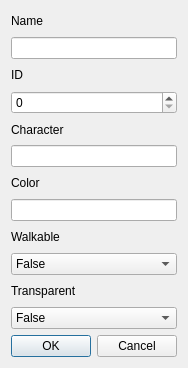
<?xml version="1.0" encoding="UTF-8"?>
<ui version="4.0">
 <class>TileEditDlg</class>
 <widget class="QDialog" name="TileEditDlg">
  <property name="geometry">
   <rect>
    <x>0</x>
    <y>0</y>
    <width>184</width>
    <height>368</height>
   </rect>
  </property>
  <property name="windowTitle">
   <string>Dialog</string>
  </property>
  <layout class="QVBoxLayout" name="verticalLayout">
   <item>
    <widget class="QLabel" name="label">
     <property name="text">
      <string>Name</string>
     </property>
    </widget>
   </item>
   <item>
    <widget class="QLineEdit" name="fName"/>
   </item>
   <item>
    <widget class="QLabel" name="label_2">
     <property name="text">
      <string>ID</string>
     </property>
    </widget>
   </item>
   <item>
    <widget class="QSpinBox" name="fID"/>
   </item>
   <item>
    <widget class="QLabel" name="label_3">
     <property name="text">
      <string>Character</string>
     </property>
    </widget>
   </item>
   <item>
    <widget class="QLineEdit" name="fCharacter">
     <property name="maxLength">
      <number>1</number>
     </property>
    </widget>
   </item>
   <item>
    <widget class="QLabel" name="label_4">
     <property name="text">
      <string>Color</string>
     </property>
    </widget>
   </item>
   <item>
    <widget class="QLineEdit" name="fColor">
     <property name="maxLength">
      <number>6</number>
     </property>
    </widget>
   </item>
   <item>
    <widget class="QLabel" name="label_5">
     <property name="text">
      <string>Walkable</string>
     </property>
    </widget>
   </item>
   <item>
    <widget class="QComboBox" name="fWalkable">
     <item>
      <property name="text">
       <string>False</string>
      </property>
     </item>
     <item>
      <property name="text">
       <string>True</string>
      </property>
     </item>
    </widget>
   </item>
   <item>
    <widget class="QLabel" name="label_6">
     <property name="text">
      <string>Transparent</string>
     </property>
    </widget>
   </item>
   <item>
    <widget class="QComboBox" name="fTransparent">
     <item>
      <property name="text">
       <string>False</string>
      </property>
     </item>
     <item>
      <property name="text">
       <string>True</string>
      </property>
     </item>
    </widget>
   </item>
   <item>
    <widget class="QDialogButtonBox" name="buttonBox">
     <property name="orientation">
      <enum>Qt::Horizontal</enum>
     </property>
     <property name="standardButtons">
      <set>QDialogButtonBox::Cancel|QDialogButtonBox::Ok</set>
     </property>
    </widget>
   </item>
  </layout>
 </widget>
 <resources/>
 <connections>
  <connection>
   <sender>buttonBox</sender>
   <signal>accepted()</signal>
   <receiver>TileEditDlg</receiver>
   <slot>accept()</slot>
   <hints>
    <hint type="sourcelabel">
     <x>248</x>
     <y>254</y>
    </hint>
    <hint type="destinationlabel">
     <x>157</x>
     <y>274</y>
    </hint>
   </hints>
  </connection>
  <connection>
   <sender>buttonBox</sender>
   <signal>rejected()</signal>
   <receiver>TileEditDlg</receiver>
   <slot>reject()</slot>
   <hints>
    <hint type="sourcelabel">
     <x>316</x>
     <y>260</y>
    </hint>
    <hint type="destinationlabel">
     <x>286</x>
     <y>274</y>
    </hint>
   </hints>
  </connection>
 </connections>
</ui>
